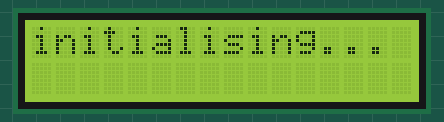
Bench run of a sketch on a simulated Arduino Uno, built with avr-gcc and run on an emulated ATmega328P. On the bench: 16×2 character LCD. The local clock reads 2024-03-15 10:24:30 at power-on unless the sketch sets it; what the sketch prints to the serial monitor is not drawn.

Above: at 0.1 s.
At 6.1 s:
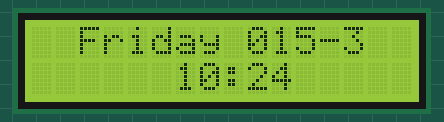
At 30.5 s:
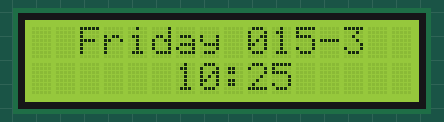
At 91.4 s:
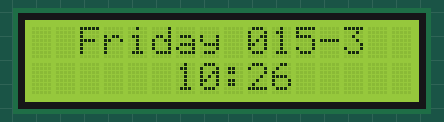

Measured:
- what the display in image 1 shows lasts 24.3 s, from 6.1 s to 30.4 s
- what the display in image 2 shows lasts 60.9 s, from 30.4 s to 91.3 s

The sketch:

sketch_jul6d.ino
```cpp
/** Arduino Liquid Crystal Clock
 *
 *
 *
 */
#include <Arduino.h>
#include <Ds1302.h>
#include <Wire.h>
#include <LiquidCrystal_I2C.h>

const int PIN_ENA = 2;
const int PIN_CLK = 4;
const int PIN_DAT = 3;

int secondCounter = 0;

LiquidCrystal_I2C lcd(0x27, 16, 2);

// DS1302 RTC instance
Ds1302 rtc(PIN_ENA, PIN_CLK, PIN_DAT);

const static char* WeekDays[] =
{
    "Monday",
    "Tuesday",
    "Wednesday",
    "Thursday",
    "Friday",
    "Saturday",
    "Sunday"
};


void setup()
{
    Serial.begin(9600);

    // initialize the RTC
    rtc.init();

    lcd.begin();
    lcd.backlight();

    lcd.print("initialising...");

    // test if clock is halted and set a date-time (see example 2) to start it
    if (rtc.isHalted())
    {
        Serial.println("RTC is halted. Setting time...");

        Ds1302::DateTime dt = { // change this time to current time before running
            .year = 25,
            .month = Ds1302::MONTH_JUL,
            .day = 3,
            .hour = 4,
            .minute = 51,
            .second = 30,
            .dow = Ds1302::DOW_TUE
        };

        rtc.setDateTime(&dt);
    }
}


void loop()
{
    // get the current time
    Ds1302::DateTime now;
    rtc.getDateTime(&now);

    static uint8_t last_second = 0;
    if (last_second != now.second)
    {
        last_second = now.second;

        Serial.print("20");
        Serial.print(now.year);    // 00-99
        Serial.print('-');
        if (now.month < 10) Serial.print('0');
        Serial.print(now.month);   // 01-12
        Serial.print('-');
        if (now.day < 10) Serial.print('0');
        Serial.print(now.day);     // 01-31
        Serial.print(' ');
        Serial.print(WeekDays[now.dow - 1]); // 1-7
        Serial.print(' ');
        if (now.hour < 10) Serial.print('0');
        Serial.print(now.hour);    // 00-23
        Serial.print(':');
        if (now.minute < 10) Serial.print('0');
        Serial.print(now.minute);  // 00-59
        Serial.print(':');
        if (now.second < 10) Serial.print('0');
        Serial.print(now.second);  // 00-59
        Serial.println();
    }

    if(secondCounter == 59) {
      secondCounter = 0;
      lcd.clear(); // reset

      lcd.setCursor(2, 0);

      lcd.print(WeekDays[now.dow - 1]); // day of the week
      lcd.print(" ");

      if (now.month < 10) lcd.print('0'); // leading zero if necessary
      lcd.print(now.day); // day of the month
      lcd.print('-');
      if (now.day < 10) lcd.print('0');
      lcd.print(now.month); // month number

      lcd.setCursor(6, 1);

       if (now.hour < 10) lcd.print('0');
      lcd.print(now.hour);    // 00-23
      lcd.print(':');
      if (now.minute < 10) lcd.print('0');
      lcd.print(now.minute);  // 00-59

    } else {
      secondCounter++;
    }


    delay(100);
}
```
